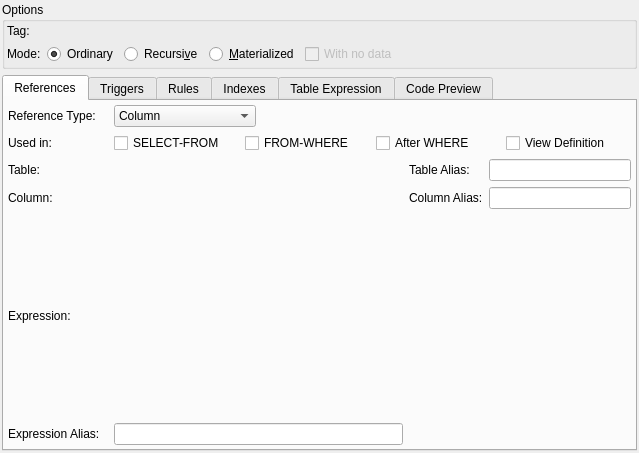
<?xml version="1.0" encoding="UTF-8"?>
<ui version="4.0">
 <class>ViewWidget</class>
 <widget class="QWidget" name="ViewWidget">
  <property name="geometry">
   <rect>
    <x>0</x>
    <y>0</y>
    <width>639</width>
    <height>453</height>
   </rect>
  </property>
  <layout class="QGridLayout" name="view_grid">
   <property name="leftMargin">
    <number>2</number>
   </property>
   <property name="topMargin">
    <number>2</number>
   </property>
   <property name="rightMargin">
    <number>2</number>
   </property>
   <property name="bottomMargin">
    <number>2</number>
   </property>
   <item row="2" column="0" colspan="3">
    <widget class="QTabWidget" name="tabWidget">
     <property name="currentIndex">
      <number>0</number>
     </property>
     <widget class="QWidget" name="references_tab">
      <attribute name="title">
       <string>References</string>
      </attribute>
      <layout class="QGridLayout" name="referencias_grid">
       <property name="leftMargin">
        <number>4</number>
       </property>
       <property name="topMargin">
        <number>4</number>
       </property>
       <property name="rightMargin">
        <number>4</number>
       </property>
       <property name="bottomMargin">
        <number>4</number>
       </property>
       <property name="spacing">
        <number>6</number>
       </property>
       <item row="6" column="0">
        <widget class="QLabel" name="expr_alias_lbl">
         <property name="sizePolicy">
          <sizepolicy hsizetype="Fixed" vsizetype="Preferred">
           <horstretch>0</horstretch>
           <verstretch>0</verstretch>
          </sizepolicy>
         </property>
         <property name="text">
          <string>Expression Alias:</string>
         </property>
        </widget>
       </item>
       <item row="3" column="0">
        <widget class="QLabel" name="column_lbl">
         <property name="text">
          <string>Column:</string>
         </property>
        </widget>
       </item>
       <item row="2" column="0">
        <widget class="QLabel" name="table_lbl">
         <property name="text">
          <string>Table:</string>
         </property>
        </widget>
       </item>
       <item row="2" column="3">
        <widget class="QLabel" name="tab_alias_lbl">
         <property name="sizePolicy">
          <sizepolicy hsizetype="Fixed" vsizetype="Preferred">
           <horstretch>0</horstretch>
           <verstretch>0</verstretch>
          </sizepolicy>
         </property>
         <property name="text">
          <string>Table Alias:</string>
         </property>
        </widget>
       </item>
       <item row="1" column="0">
        <widget class="QLabel" name="used_in_lbl">
         <property name="text">
          <string>Used in:</string>
         </property>
        </widget>
       </item>
       <item row="3" column="4">
        <widget class="QLineEdit" name="col_alias_edt">
         <property name="sizePolicy">
          <sizepolicy hsizetype="Preferred" vsizetype="Fixed">
           <horstretch>0</horstretch>
           <verstretch>0</verstretch>
          </sizepolicy>
         </property>
        </widget>
       </item>
       <item row="2" column="4">
        <widget class="QLineEdit" name="tab_alias_edt">
         <property name="sizePolicy">
          <sizepolicy hsizetype="Preferred" vsizetype="Fixed">
           <horstretch>0</horstretch>
           <verstretch>0</verstretch>
          </sizepolicy>
         </property>
        </widget>
       </item>
       <item row="0" column="1">
        <widget class="QComboBox" name="ref_type_cmb">
         <item>
          <property name="text">
           <string>Column</string>
          </property>
         </item>
         <item>
          <property name="text">
           <string>Expression</string>
          </property>
         </item>
        </widget>
       </item>
       <item row="6" column="1" colspan="2">
        <widget class="QLineEdit" name="expr_alias_edt">
         <property name="sizePolicy">
          <sizepolicy hsizetype="Preferred" vsizetype="Fixed">
           <horstretch>0</horstretch>
           <verstretch>0</verstretch>
          </sizepolicy>
         </property>
        </widget>
       </item>
       <item row="0" column="2" colspan="3">
        <spacer name="horizontalSpacer">
         <property name="orientation">
          <enum>Qt::Horizontal</enum>
         </property>
         <property name="sizeHint" stdset="0">
          <size>
           <width>40</width>
           <height>20</height>
          </size>
         </property>
        </spacer>
       </item>
       <item row="0" column="0">
        <widget class="QLabel" name="ref_type_lbl">
         <property name="minimumSize">
          <size>
           <width>100</width>
           <height>0</height>
          </size>
         </property>
         <property name="text">
          <string>Reference Type:</string>
         </property>
        </widget>
       </item>
       <item row="1" column="1" colspan="4">
        <layout class="QHBoxLayout" name="horizontalLayout_2">
         <item>
          <widget class="QCheckBox" name="select_from_chk">
           <property name="sizePolicy">
            <sizepolicy hsizetype="Preferred" vsizetype="Fixed">
             <horstretch>0</horstretch>
             <verstretch>0</verstretch>
            </sizepolicy>
           </property>
           <property name="text">
            <string>SELECT-FROM</string>
           </property>
          </widget>
         </item>
         <item>
          <widget class="QCheckBox" name="from_where_chk">
           <property name="sizePolicy">
            <sizepolicy hsizetype="Preferred" vsizetype="Fixed">
             <horstretch>0</horstretch>
             <verstretch>0</verstretch>
            </sizepolicy>
           </property>
           <property name="text">
            <string>FROM-WHERE</string>
           </property>
          </widget>
         </item>
         <item>
          <widget class="QCheckBox" name="after_where_chk">
           <property name="sizePolicy">
            <sizepolicy hsizetype="Preferred" vsizetype="Fixed">
             <horstretch>0</horstretch>
             <verstretch>0</verstretch>
            </sizepolicy>
           </property>
           <property name="text">
            <string>After WHERE</string>
           </property>
          </widget>
         </item>
         <item>
          <widget class="QCheckBox" name="view_def_chk">
           <property name="sizePolicy">
            <sizepolicy hsizetype="Preferred" vsizetype="Fixed">
             <horstretch>0</horstretch>
             <verstretch>0</verstretch>
            </sizepolicy>
           </property>
           <property name="text">
            <string>View Definition</string>
           </property>
          </widget>
         </item>
        </layout>
       </item>
       <item row="4" column="0">
        <widget class="QLabel" name="expression_lbl">
         <property name="text">
          <string>Expression:</string>
         </property>
        </widget>
       </item>
       <item row="3" column="3">
        <widget class="QLabel" name="col_alias_lbl">
         <property name="sizePolicy">
          <sizepolicy hsizetype="Fixed" vsizetype="Preferred">
           <horstretch>0</horstretch>
           <verstretch>0</verstretch>
          </sizepolicy>
         </property>
         <property name="text">
          <string>Column Alias:</string>
         </property>
        </widget>
       </item>
      </layout>
     </widget>
     <widget class="QWidget" name="triggers_tab">
      <attribute name="title">
       <string>Triggers</string>
      </attribute>
     </widget>
     <widget class="QWidget" name="rules_tab">
      <attribute name="title">
       <string>Rules</string>
      </attribute>
     </widget>
     <widget class="QWidget" name="indexes_tab">
      <attribute name="title">
       <string>Indexes</string>
      </attribute>
     </widget>
     <widget class="QWidget" name="cte_tab">
      <attribute name="title">
       <string>Table Expression</string>
      </attribute>
     </widget>
     <widget class="QWidget" name="code_prev_tab">
      <attribute name="title">
       <string>Code Preview</string>
      </attribute>
     </widget>
    </widget>
   </item>
   <item row="1" column="0" colspan="3">
    <widget class="QGroupBox" name="options_gb">
     <property name="title">
      <string>Options</string>
     </property>
     <layout class="QGridLayout" name="gridLayout_2">
      <property name="leftMargin">
       <number>2</number>
      </property>
      <property name="topMargin">
       <number>2</number>
      </property>
      <property name="rightMargin">
       <number>2</number>
      </property>
      <property name="bottomMargin">
       <number>2</number>
      </property>
      <item row="0" column="0">
       <widget class="QLabel" name="tag_lbl">
        <property name="sizePolicy">
         <sizepolicy hsizetype="Preferred" vsizetype="Preferred">
          <horstretch>0</horstretch>
          <verstretch>0</verstretch>
         </sizepolicy>
        </property>
        <property name="text">
         <string>Tag:</string>
        </property>
       </widget>
      </item>
      <item row="1" column="0">
       <widget class="QLabel" name="tag_lbl_2">
        <property name="sizePolicy">
         <sizepolicy hsizetype="Fixed" vsizetype="Preferred">
          <horstretch>0</horstretch>
          <verstretch>0</verstretch>
         </sizepolicy>
        </property>
        <property name="text">
         <string>Mode:</string>
        </property>
       </widget>
      </item>
      <item row="1" column="1">
       <layout class="QHBoxLayout" name="horizontalLayout">
        <item>
         <widget class="QRadioButton" name="ordinary_rb">
          <property name="text">
           <string>Ordinary</string>
          </property>
          <property name="checked">
           <bool>true</bool>
          </property>
         </widget>
        </item>
        <item>
         <widget class="QRadioButton" name="recursive_rb">
          <property name="text">
           <string>Recursi&amp;ve</string>
          </property>
          <property name="checked">
           <bool>false</bool>
          </property>
         </widget>
        </item>
        <item>
         <widget class="QRadioButton" name="materialized_rb">
          <property name="text">
           <string>&amp;Materialized</string>
          </property>
         </widget>
        </item>
        <item>
         <widget class="QCheckBox" name="with_no_data_chk">
          <property name="enabled">
           <bool>false</bool>
          </property>
          <property name="sizePolicy">
           <sizepolicy hsizetype="Expanding" vsizetype="Fixed">
            <horstretch>0</horstretch>
            <verstretch>0</verstretch>
           </sizepolicy>
          </property>
          <property name="text">
           <string>With no data</string>
          </property>
          <property name="checked">
           <bool>false</bool>
          </property>
         </widget>
        </item>
       </layout>
      </item>
     </layout>
    </widget>
   </item>
  </layout>
 </widget>
 <resources/>
 <connections/>
</ui>
